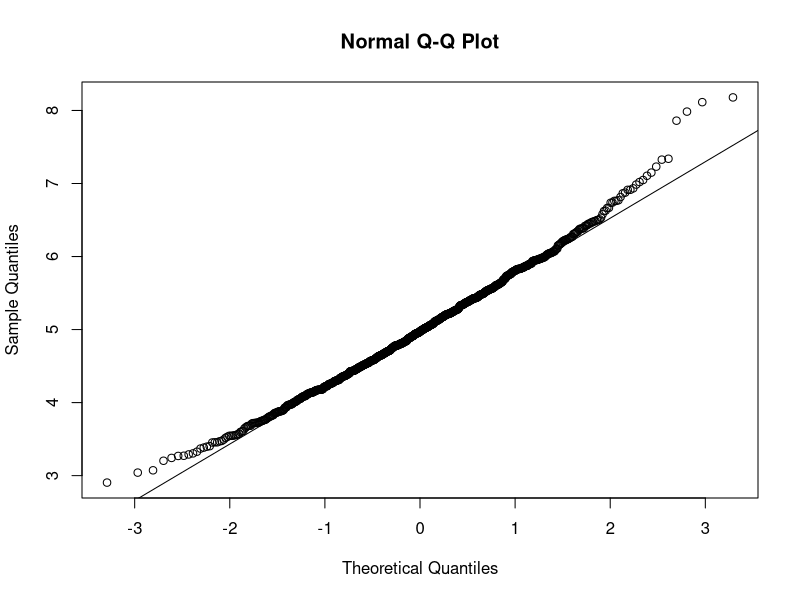

Source code (R):
## ---- chunk 1
number_of_simulations <- 1000
lambda <- 0.2
n <- 40

set.seed(316)

simulations <- matrix(rexp(number_of_simulations * n, rate=lambda), number_of_simulations, n)
simulations_mean <- rowMeans(simulations)
## ---- chunk 2
data_mean <- mean(simulations_mean)
data_mean
theoretical_mean <- 1/lambda
theoretical_mean
## ---- chunk 3
data_variance <- var(simulations_mean)
data_variance
theoretical_var <- ((1/lambda)*(1/sqrt(n)))^2
theoretical_var
## ---- chunk 4
library(ggplot2)
normal_plot_data <- data.frame(simulations_mean)
g <- ggplot(normal_plot_data, aes(x = simulations_mean)) 
g <- g + geom_histogram(alpha = .20, colour = "black", aes(y = ..density..))
g <- g + geom_density(color = "red")
## ---- chunk 5
actual_confidence_interval <- mean(simulations_mean) + c(-1, 1) * qnorm(0.975) * sd(simulations_mean)/sqrt(n)
actual_confidence_interval
theoretical_confidence_interval <- theoretical_mean + c(-1,1) * qnorm(0.975)*sqrt(theoretical_var)/sqrt(n)
theoretical_confidence_interval
## ---- chunk 6
qqnorm(simulations_mean)
qqline(simulations_mean)
